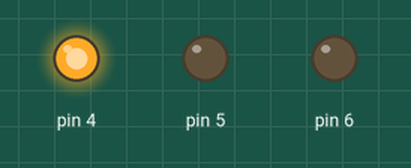
Simulated run of this sketch. Board: Arduino Uno, built with avr-gcc and run on an emulated ATmega328P. Parts: output pins drawn as LEDs (lit = HIGH). Pins used as bus, display or sensor lines are not drawn.

Above: at 0.2 s.
At 0.7 s:
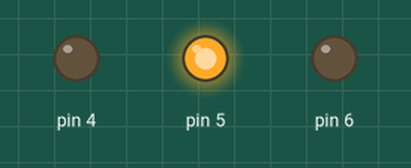
At 2.7 s:
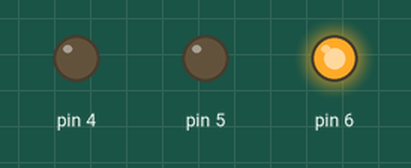
Timing chart, 0 to 3.5 s (numbered marks = the images above):
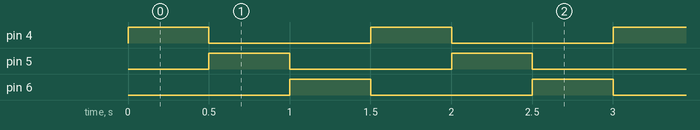

The sketch:

testStepper.ino
```cpp
void setup(){
  pinMode(3, OUTPUT);
  pinMode(4, OUTPUT);
  pinMode(5, OUTPUT);
  pinMode(6, OUTPUT);
 digitalWrite(3, LOW);
 digitalWrite(4, LOW);
 digitalWrite(5, LOW);
 digitalWrite(6, LOW);

}

void loop(){
 digitalWrite(3, HIGH);
 digitalWrite(4, LOW);
 digitalWrite(5, LOW);
 digitalWrite(6, LOW);
 delay(1);

  digitalWrite(3, LOW);
 digitalWrite(4, HIGH);
 digitalWrite(5, LOW);
 digitalWrite(6, LOW);

delay(500);
 digitalWrite(3, LOW);
 digitalWrite(4, LOW);
 digitalWrite(5, HIGH);
 digitalWrite(6, LOW);
 delay(500);
  digitalWrite(3, LOW);
 digitalWrite(4, LOW);
 digitalWrite(5, LOW);
 digitalWrite(6, HIGH);
delay(500);


}
```

Measured:
- by itself, pin 4–6: alternates HIGH for 0.50 s and LOW for 1.0 s
- by itself, everything shown: repeats every 1.5 s, in 4 steps
